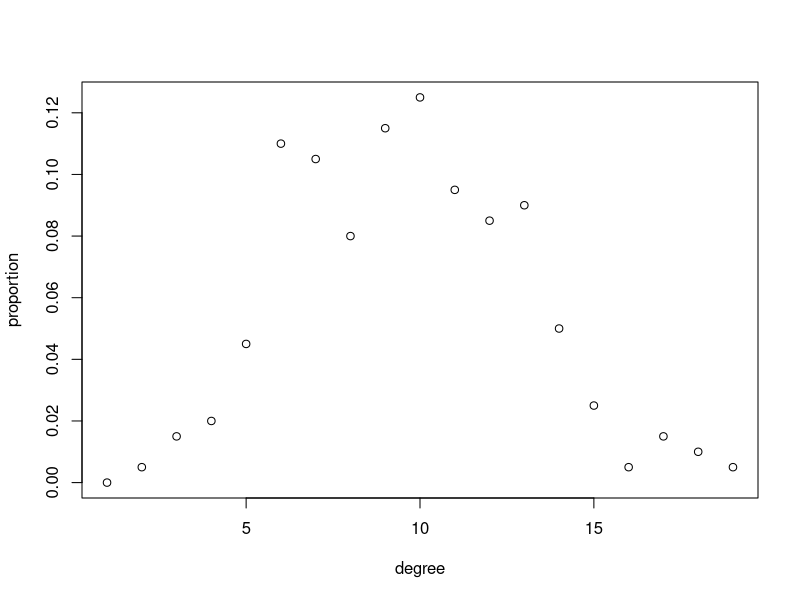
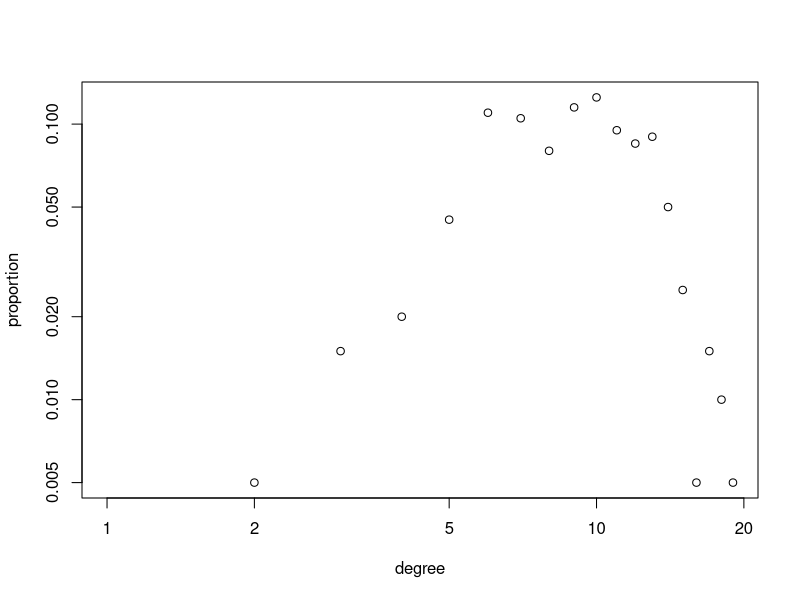

These figures' R source, in order:

# library(igraph)  # ライブラリを読み込み
# ER<-erdos.renyi.game(n=200,p=0.05)  # ER モデルでノード数 200 密度 0.05 のグラフを生成
# write.graph(g1,"er.dot",format="dot") # グラフを er.dot というファイルに書き出し
# WS<-watts.strogatz.game(dim=1,size=200,nei=5,p=0.05) # WS モデルでグラフを生成
# write.graph(g2,"ws.dot",format="dot") 
# BA<-ba.game(n=200,m=2,directed=F) # BA モデルでグラフを生成
# write.graph(g3,"ba.dot",format="dot")

# #plot
# library(igraph)
# g1<-erdos.renyi.game(n=200,p=0.05)
# plot(g1)

library(igraph)
g<-erdos.renyi.game(n=200,p=0.05)
dd<-degree.distribution(g) # 次数分布を求める
plot(dd[-1],xlab="degree",ylab="proportion") # 次数分布をプロットする
plot(dd[-1],log="xy",xlab="degree",ylab="proportion") # 両対数軸でプロットする